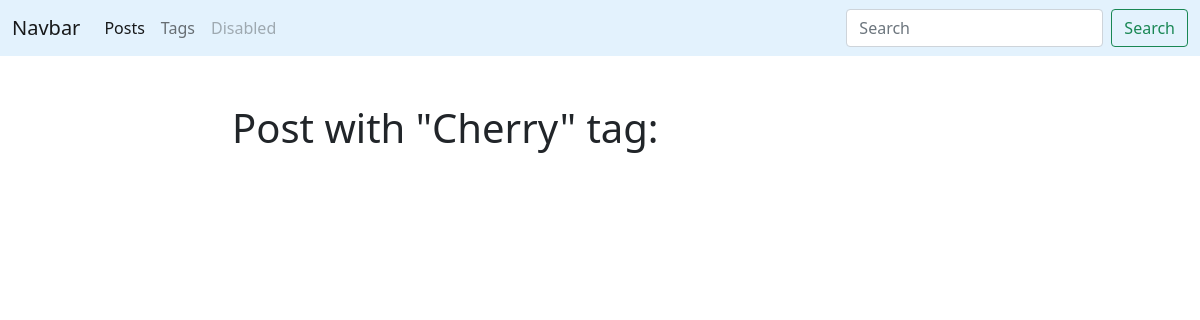
Before: /blog/tag/cherry/ with the older database file.
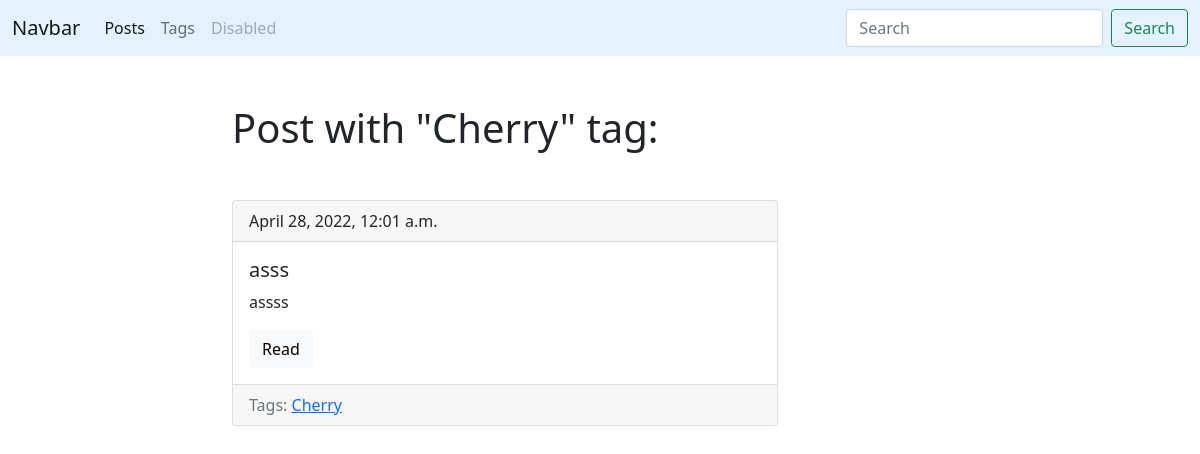
After: the same page with the newer database file.
### blog/models.py (models this page shows, shortened)
class Tag(models.Model):
    title = models.CharField(max_length=50)
    slug = models.SlugField(max_length=50, unique=True)
    def get_absolute_url(self):
        return reverse('tag_detail_url', args=[self.slug, ])
    class Meta:
        ordering = ['title']

class Post(models.Model):
    title = models.CharField(max_length=150, db_index=True)
    slug = models.SlugField(max_length=50, blank=True, unique=True)
    body = models.TextField(blank=True, db_index=True)
    tags = models.ManyToManyField('Tag', blank=True, related_name='posts')
    date_pub = models.DateTimeField(auto_now_add=True)
    def get_absolute_url(self):
        return reverse('post_detail_url', args=[self.slug, ])
    class Meta:
        ordering = ['-date_pub']

### blog/views.py (the view)
# urls.py: path('tag/<str:slug>/', TagDetail.as_view(), name='tag_detail_url'),
class TagDetail(ObjectDetailMixin, View):
    model = Tag
    template = 'blog/tag_detail.html'

### blog/utils.py (called while the page is built)
    def get(self, request, slug):
        obj = get_object_or_404(self.model, slug__iexact=slug)
        return render(request, self.template,
                      context={self.model.__name__.lower(): obj, 'admin_object': obj, 'detail': True})

### blog/templates/blog/tag_detail.html (shortened to what this page needs)
{% extends 'blog/base_blog.html' %}
{% block content %}
    <h1 class="mb-5">Post with "{{ tag.title|title }}" tag:</h1>
    {% for post in tag.posts.all %}
        {% include 'blog/includes/post_card_template.html'%}
    {% endfor %}
{% endblock %}

### blog/templates/blog/includes/post_card_template.html
<div class="card mb-4">
          <div class="card-header">
              {{post.date_pub}}
          </div>
          <div class="card-body">
            <h5 class="card-title">{{post.title}}</h5>
            <p class="card-text">{{post.body|truncatewords:15 }}</p>
            <a href="{{ post.get_absolute_url }}" class="btn btn-light">Read</a>
          </div>
            <div class="card-footer text-muted">
            Tags:
                {% for tag in post.tags.all %}
                <a href="{{ tag.get_absolute_url }}"> {{tag.title}}</a>
                {% endfor %}
             </div>
        </div>

Changed rows visible on the page:
added Post: date_pub "April 28, 2022, 12:01 a.m.", title "asss", body "assss", Tag (title "Cherry")
